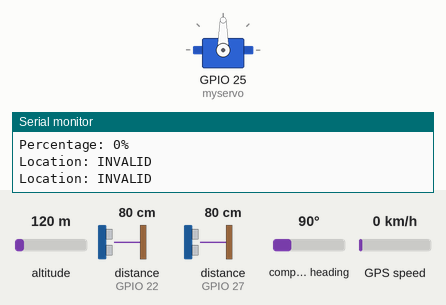
The sketch below on a simulated ESP32. Shown: servo, the last lines printed to the serial monitor. Wiring (inferred from the names in the program): ultrasonic range finder: trigger GPIO 12; echo GPIO 27. The inputs (shaded band) are chosen by the test bench; at power-on: distance to the obstacle (sensors on GPIO 27, GPIO 22) 80 cm, altitude 120 m, compass heading 90°, GPS speed 0 km/h. The echo pulse lasts 58.3 µs per cm; WiFi joins after 1.5 s; servers stay silent unless stated; the GPS gets a fix after 3 s at 37.7749, -122.4194 with 8 satellites; no MQTT or app messages arrive unless stated.

Above: at 1.2 s.
1.3 s: distance to the obstacle (sensor on GPIO 27) set to 35 cm
4.9 s: distance to the obstacle (sensor on GPIO 27) set to 31 cm
At 6.1 s:
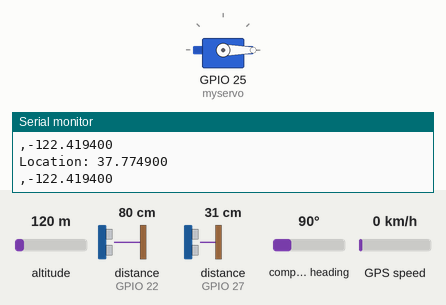
At 10.0 s:
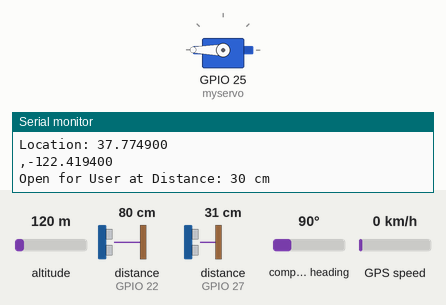
Timing chart, 0 to 18.0 s (numbered marks = the images above; inputs shaded):
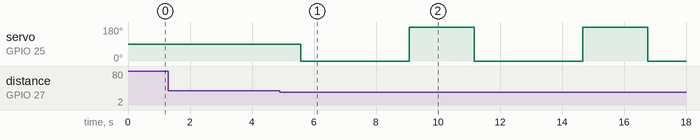

Measured:
- the behaviour switches between 34 and 33 cm on distance to the obstacle (sensor on GPIO 27) (found by bisection; images 0 and 1)
- after the input at 4.9 s, servo on GPIO 25 (myservo): alternates 180° for 2.1 s and 0° for 3.5 s, starting after 0.68 s

The sketch:

uino_Codes_for_Smart_Waste_Management_System_by_TechEdafeEdu.ino
```cpp
// ********************************PUBCLIENT LIBRARY *******************************

#include <PubSubClient.h>
const char* mqtt_server = "mqtt3.thingspeak.com";
const char* publishTopic = "channels/2429905/publish";
const char* subscribeTopic = "channels/2429905/subscribe/fields/field1";

const char*  MQTT_USERNAME = "IRoMChAxMA8DHyUyOAQHAiY";
const char*  MQTT_CLIENT_ID = "IRoMChAxMA8DHyUyOAQHAiY";
const char*  MQTT_PASSWORD = "PxDNpIuVG79PX8ifXZ1cb0p6";

#include <WiFi.h>
#include <WiFiClient.h>
WiFiClient  wifiClient;
const char* ssid       =   "TECNO POP 5 Pro"  ; // "Israel's Galaxy S20 FE 5G";
const char* password   =  "clinton10"  ;   //"64646464.1";


PubSubClient  mqttWifi(wifiClient);

const unsigned long postingInterval = 20L * 1000L; // Post data every 20 seconds.
unsigned long lastUploadedTime = 0;


#include <ESP32Servo.h>
#include <NewPing.h>

#define TRIGGER_PIN_USER  12
#define ECHO_PIN_USER     27
#define TRIGGER_PIN_LEVEL 23
#define ECHO_PIN_LEVEL    22

#define MAX_DISTANCE_USER  32
#define MAX_DISTANCE_LEVEL 23
#define MAX_DISTANCE 200 // Maximum distance we want to ping for (in centimeters). Maximum sensor distance is rated at 400-500cm.

NewPing sonar(TRIGGER_PIN_LEVEL, ECHO_PIN_LEVEL, MAX_DISTANCE); // NewPing setup of pins and maximum distance.

Servo myservo;
int level_percent;
int height = 17;

#include <TinyGPS++.h>//this help to get the cordinate location
TinyGPSPlus gps;
#include <HardwareSerial.h>
HardwareSerial gpss(1);
float la,lo;
char lat[12];
char lon[12];
float latitude = 0.0;
float longitude = 0.0;
void displayInfo();
void GPS();

void publishMessage(const char* topic, String payload , boolean retained);
void callback(char* topic, byte* payload, unsigned int length);
void WifiReconnect();
void pushMessage();
//int level_percentage();

void setup() {
  Serial.begin(9600);
  Serial2.begin(9600);
//  gpss.begin(9600,SERIAL_8N1,5,18); //5 is Rx 18 is Tx
  pinMode(TRIGGER_PIN_USER, OUTPUT);
  pinMode(ECHO_PIN_USER, INPUT);
  pinMode(TRIGGER_PIN_LEVEL, OUTPUT);
  pinMode(ECHO_PIN_LEVEL, INPUT);
  WiFi.mode(WIFI_STA);
  WiFi.begin(ssid, password);
  Serial.println(ssid);
  myservo.setPeriodHertz(50);
  myservo.attach(25, 500, 2400);
  if (WiFi.status() == WL_CONNECTED) {
    Serial.println("\nWiFi connected\nIP address: ");
    Serial.println(WiFi.localIP());
  }
Serial.println(F("DeviceExample.ino"));
  Serial.println(F("A simple demonstration of TinyGPS++ with an attached GPS module"));
  Serial.print(F("Testing TinyGPS++ library v. ")); Serial.println(TinyGPSPlus::libraryVersion());
  Serial.println(F("by Mikal Hart"));
  Serial.println();

  mqttWifi.setServer(mqtt_server, 1883);
  mqttWifi.setCallback(callback);
}

void loop() {
  // User detection
  long duration_user, distance_user;
  digitalWrite(TRIGGER_PIN_USER, LOW);
  delayMicroseconds(2);
  digitalWrite(TRIGGER_PIN_USER, HIGH);
  delayMicroseconds(10);
  digitalWrite(TRIGGER_PIN_USER, LOW);
  duration_user = pulseIn(ECHO_PIN_USER, HIGH);
  distance_user = duration_user * 0.034 / 2;

  if (distance_user <= MAX_DISTANCE_USER) {
    myservo.write(0); // Rotate servo to 0 degrees
    delay(3500);
    myservo.write(180); // Rotate servo to 180 degrees
    Serial.print("Open for User at Distance: ");
    Serial.print(distance_user);
    Serial.println(" cm");

    delay(1000); // Adjust delay according to your needs
  }

  // Level detection
  delay(50);                     // Wait 50ms between pings (about 20 pings/sec). 29ms should be the shortest delay between pings.

float dist = sonar.ping_cm();
level_percent = ((height - (dist - 6))) * 100 / (height);
      if (level_percent > 100) {
     level_percent = 100;
      }
      else if (level_percent < 0) {
        level_percent = 0;
      }

  /*if (level_percentage >= 95) {
    myservo.detach(); // Turn off servo motor
    }
  */

  // Display percentage in the Serial monitor
  Serial.print("Ping: ");
  Serial.print(dist); // Send ping, get distance in cm and print result (0 = outside set distance range)
  Serial.println("cm");
  Serial.print("Percentage: ");
  Serial.print(level_percent);
  Serial.println("%");
   GPS();
  if(WiFi.status() == WL_CONNECTED) {
if (!mqttWifi.connected())
{
   WifiReconnect();
}
pushMessage();
  mqttWifi.loop();
  }
  delay(1000);
}


//int level_percentage(){
//   int level = ((height - (sonar.ping_cm() - 6))) * 100 / (height);
//      if (level > 100) {
//        level = 100;
//      }
//      else if (level < 0) {
//        level = 0;
//      }
//  return level;
//}


void pushMessage(){
if (millis() - lastUploadedTime > postingInterval){

   String output = String("field1=" + String(level_percent)+ "&field2=" + String(latitude)+ "&field3=" + String(longitude)+"&status=MQTTPUBLISH");
    publishMessage(publishTopic,output,true);
   lastUploadedTime = millis();
}

}


void WifiReconnect() {
  // Loop until we're reconnected
   if(!mqttWifi.connected()) {
    Serial.print("Attempting MQTT connection...");
      //client.connect("cliend ID", "username","password") Replace with your Thingspeak MQTT Device Credentials
    if (mqttWifi.connect(MQTT_USERNAME,MQTT_CLIENT_ID,MQTT_PASSWORD)) {
      Serial.println("connected");
      mqttWifi.subscribe(subscribeTopic);   // subscribe the topics here
      //client.subscribe(command2_topic);
//     gprs();

    } else {
      Serial.print("failed, rc=");
      Serial.print(mqttWifi.state());
      Serial.println(" try again in 5 seconds");   // Wait 5 seconds before retrying
      delay(100);
    }
  }
}


void callback(char* topic, byte* payload, unsigned int length) {

  String incommingMessage = "";
  for (int i = 0; i < length; i++) {
    incommingMessage+=(char)payload[i];
    }

Serial.println("Message arrived ["+String(topic)+"]"+ incommingMessage);


}


void publishMessage(const char* topic, String payload , boolean retained){
  if (mqttWifi.publish(topic, payload.c_str())){
      Serial.println("Message published ["+String(topic)+"]: "+payload);

}


else{
  Serial.println("error in sending message");
}
}

void GPS(){
  while (Serial2.available() > 0)
    if (gps.encode(Serial2.read()))
   displayInfo();
  if (millis() > 5000 && gps.charsProcessed() < 10)
  {
    Serial.println(F("No GPS detected:A check wiring."));
    //while(true);
  }

  }

void displayInfo()
{
  Serial.print(F("Location: "));
  if (gps.location.isValid())
  {
    latitude = gps.location.lat();
    longitude = gps.location.lng();

    Serial.println(gps.location.lat(), 6);
    Serial.print(F(","));
    Serial.println(gps.location.lng(), 6);
  }
  else
  {
    Serial.println(F("INVALID"));
    //delay(100);
  }


}
```
